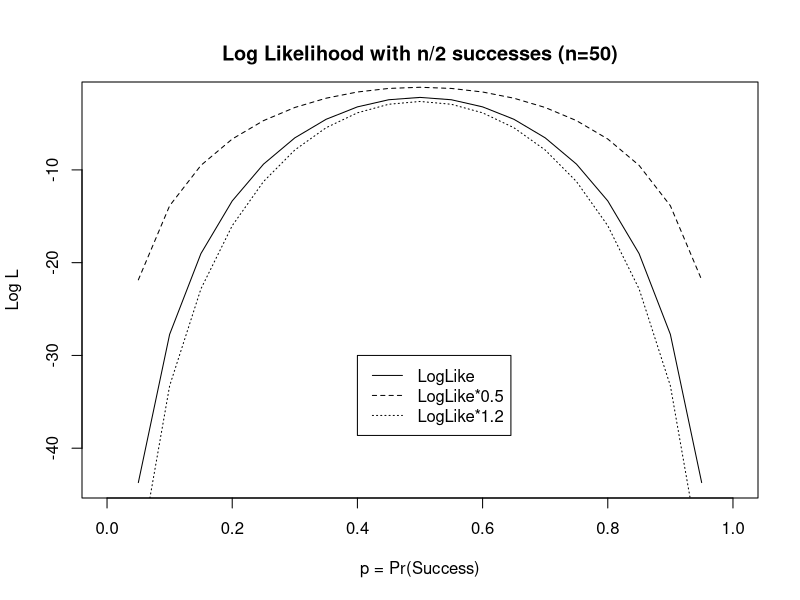

Recreate this plot in R.
# -----------------------------------------------------------------------------
# program:	binom_boundary_constant.R
# original:	2/28/02
# updated:  	3/2/03 (dbinom), 2/27/04 (ind.maxL); 2/21/13 (multiple * like); 2/28/19 dropbox;
# for: 		master's theory iii lecture-1
# -----------------------------------------------------------------------------
#  Data Input file: NONE
# -----------------------------------------------------------------------------
#  Goal: plot LogLikelihoods: binomial 0, n, n/2 successes
# -----------------------------------------------------------------------------
# clean out directory
#	remove(ls())
# -----------------------------------------------------------------------------
# shut off graphics
	graphics.off()
# -----------------------------------------------------------------------------
# Libraries 
#	library(Hmisc,T)
#	library(Design,T)
# -----------------------------------------------------------------------------
# files
	
	# use paste() command to attach file name to current directory
	# paste() creates a character string by combining text and/or numeric values

	dir<-"Z:/teaching/theory/theory_13/code/"
	dir<-"C:/Users/mawhinns/Dropbox/teaching/Rcode/"

	file.pdf<-paste(dir,"binom_boundary_constant_out.pdf",sep="")
	file.run<-paste(dir,"binom_boundary_constant.R",sep="")
	pdf(file.pdf)

# -----------------------------------------------------------------------------
# program / date / time

        cat("\n\n\n")
        cat("Program:")
        cat(file.run)
        cat("\n\n")
        cat("Program to plot Binomial Log Likelihoods for 0, n/2 and n successes: Masters Theory\n\n")
        print(date())
        cat("\n\n")
# -----------------------------------------------------------------------------
# Program

	par()
	# allow 4 graphs on one page
	#par(mfrow=c(1,1))

	# create vector of p=Pr(success): 0,.05, .1, ... 1
	p<-seq(0,1,by=.05)

	# define n
	n<-50

	C1<-.5
	C2<-1.2

	#PLOT TO SHOW CONSTANT TIME LOGLIKE HAS SAME MAX
	logL<-log(dbinom(25,50,p))
	plot(p,logL,main="\nLog Likelihood with n/2 successes (n=50)",
	xlab="p = Pr(Success)",ylab="Log L",cex=.7,type="l",lty=1)
	cat("\n\nLog Likelihood for p=0,.05,...1, with 0 successes\n")
	print(logL)
	lines(p,logL*C1,lty=2)
	lines(p,logL*C2,lty=3)
	lgd<-c("LogLike",paste("LogLike*",C1,sep=""),paste("LogLike*",C2,sep=""))
	legend(.4,-30,lgd,lty=c(1,2,3))

graphics.off()
